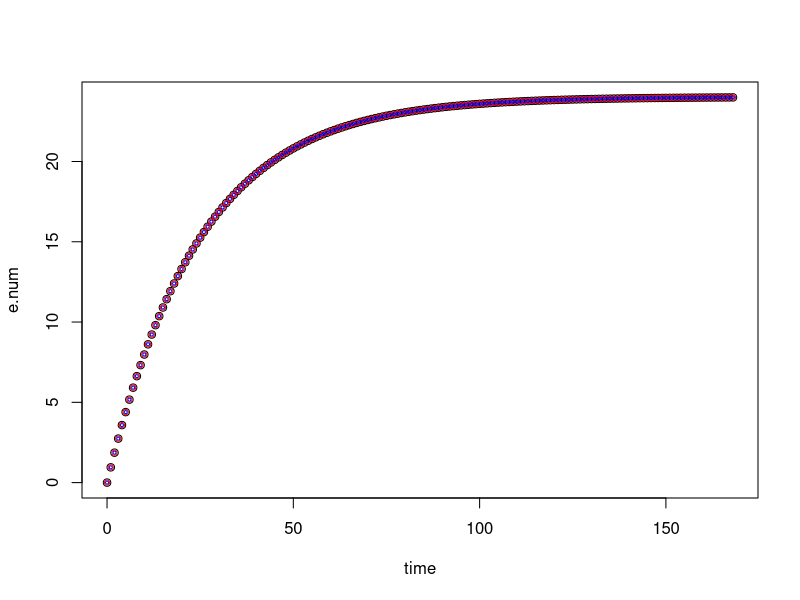
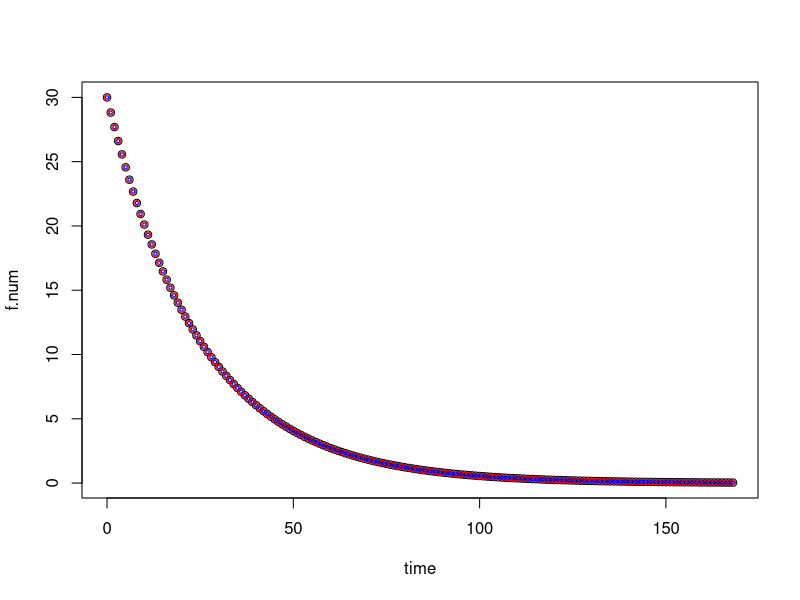
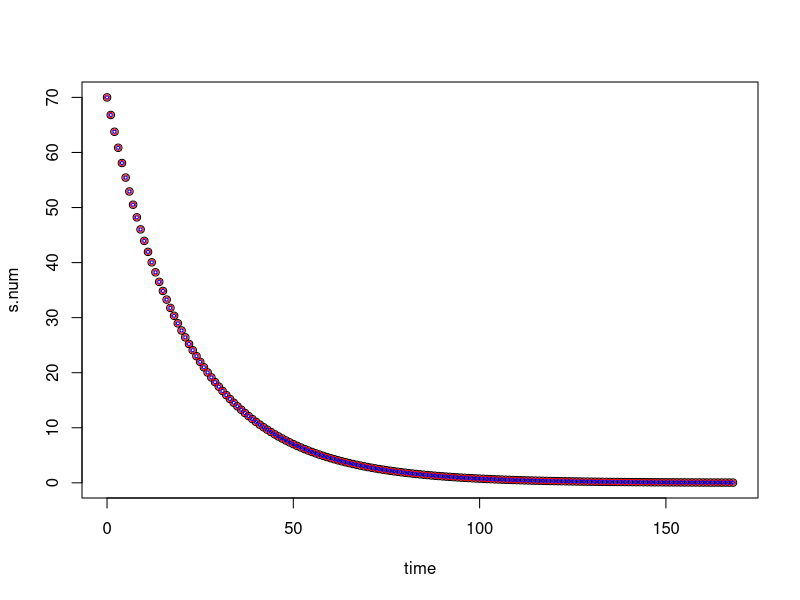
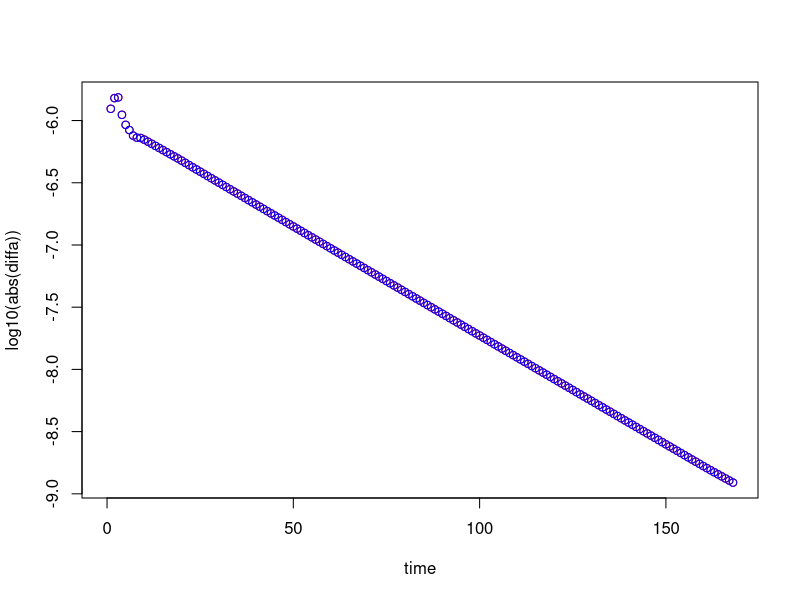

The R script that drew these images, in order:
## ---- chunk 1
library(data.table)
library(ggplot2)
library(deSolve)
## ---- chunk 2
ALFAMa <- function(t, app, f0, r1, r2, r3, r5) {

  rf <- r1 + r2
  rs <- r3 + r5
  rd <- rf - rs

  fi <- f0 * app
  si <- (1 - f0) * app

  f <- fi * exp(-rf * t)
  s <- exp(-rs * t) * (si - (exp(-rd * t) - 1) / rd * r2 * fi)

  ef <- (1 - exp(-rf * t)) * r1 / rf * fi
  es <- (fi + si - f - s - ef) / rs * r3
  e <- ef + es

  return(data.table(time = t, app = app, f0 = f0, r1 = r1, r2 = r2, 
                    r3 = r3, r5 = r5, f = f, s = s, e = e))
}
## ---- chunk 3
ALFAMb <- function(t, app, f0, r1, r2, r3, r5) {

  rf <- r1 + r2
  rs <- r3 + r5
  rd <- rf - rs
  fi <- f0 * app
  si <- (1 - f0) * app

  f <- fi * exp(-rf * t)
  s <- (si - (exp(-rd * t) - 1) * r2 * fi / rd) * exp(-rs * t)

  ef <- fi * (r1 / rf) * (1 - exp(-rf * t))
  es <- (si + fi * r2 / rd) * (r3 / rs) * (1 - exp(-rs * t)) - 
        (fi * r2 / rd) * (r3 / rf) * (1 - exp(-rf * t))

  e <- ef + es

  return(data.table(time = t, app = app, f0 = f0, r1 = r1, r2 = r2, 
                    r3 = r3, r5 = r5, f = f, s = s, e = e))
}
## ---- chunk 4
dat <- data.table(time = 0:168)
## ---- chunk 5
r1 <- 0.03
r2 <- 0.01
r3 <- 0.001
r5 <- 0.05
f0 <- 0.3
## ---- chunk 6
predcfa <- ALFAMa(t = dat[, time], app = 100, f0, r1, r2, r3, r5)
## ---- chunk 7
predcfb <- ALFAMb(t = dat[, time], app = 100, f0, r1, r2, r3, r5)
## ---- chunk 8
pars <- c(r1 = r1, r2 = r2, r3 = r3, r5 = r5, f0 = f0)
app <- 100
y <- c(f = pars['f0'] * app, s = (1 - pars['f0']) * app, e = 0)
names(y) <- c('f', 's', 'e')

rates <- function(t, x, parms) {
  r1 <- parms['r1']
  r2 <- parms['r2']
  r3 <- parms['r3']
  r5 <- parms['r5']

  f <- x[1]
  s <- x[2]

  dfdt <- as.numeric(-r1 * f - r2 * f)
  dsdt <- as.numeric(r2 * f - r3 * s - r5 * s)
  dedt <- as.numeric(r1 * f + r3 * s)

  return(list(c(dfdt, dsdt, dedt)))

}

prednum <- data.table(lsoda(y = y, times = dat[, time], func = rates, parms = pars))
## ---- chunk 9
pred <- merge(predcfa, prednum, by = 'time', suffixes = c('', '.num'))
pred <- merge(pred, predcfb, by = 'time', suffixes = c('.cfa', '.cfb'))
## ---- chunk 10
pred[, diffa := e.cfa - e.num]
pred[, diffb := e.cfb - e.num]
## ---- chunk 11
plot(e.num ~ time, data = pred)
points(e.cfa ~ time, data = pred, col = 'red', cex = 0.7)
points(e.cfb ~ time, data = pred, col = 'blue', cex = 0.4)
## ---- chunk 12
plot(f.num ~ time, data = pred)
points(f.cfa ~ time, data = pred, col = 'red', cex = 0.7)
points(f.cfb ~ time, data = pred, col = 'blue', cex = 0.4)
## ---- chunk 13
plot(s.num ~ time, data = pred)
points(s.cfa ~ time, data = pred, col = 'red', cex = 0.7)
points(s.cfb ~ time, data = pred, col = 'blue', cex = 0.4)
## ---- chunk 14
plot(log10(abs(diffa)) ~ time, data = pred, col = 'red')
points(log10(abs(diffb)) ~ time, data = pred, col = 'blue')
## ---- chunk 15
 ALFAMa(t = 168, app = 100, f0 = 0.5, r1 = 0.1, r2 = 0.1, r3 = 0.01, r5 = 0.01)
 ALFAMa(t = 168, app = 100, f0 = 0.5, r1 = 1E7, r2 = 0.1, r3 = 0.01, r5 = 0.01)
 ALFAMa(t = 168, app = 100, f0 = 0.5, r1 = 0.1, r2 = 1E7, r3 = 0.01, r5 = 0.01)
 ALFAMa(t = 168, app = 100, f0 = 0.5, r1 = 0.1, r2 = 0.1, r3 = 1E7, r5 = 0.01)
 ALFAMa(t = 168, app = 100, f0 = 0.5, r1 = 0.1, r2 = 0.1, r3 = 0.01, r5 = 1E7)
## ---- chunk 16
 ALFAMb(t = 168, app = 100, f0 = 0.5, r1 = 0.1, r2 = 0.1, r3 = 0.01, r5 = 0.01)
 ALFAMb(t = 168, app = 100, f0 = 0.5, r1 = 1E7, r2 = 0.1, r3 = 0.01, r5 = 0.01)
 ALFAMb(t = 168, app = 100, f0 = 0.5, r1 = 0.1, r2 = 1E7, r3 = 0.01, r5 = 0.01)
 ALFAMb(t = 168, app = 100, f0 = 0.5, r1 = 0.1, r2 = 0.1, r3 = 1E7, r5 = 0.01)
 ALFAMb(t = 168, app = 100, f0 = 0.5, r1 = 0.1, r2 = 0.1, r3 = 0.01, r5 = 1E7)
## ---- chunk 17
ALFAMa2 <- function(t, app, f0, r1, r2, r3, r5) {

  rf <- r1 + r2
  rs <- r3 + r5
  rd <- rf - rs

  fi <- f0 * app
  si <- (1 - f0) * app

  erdt <- exp(-rd * t)
  if (erdt > .Machine$double.xmax) erdt <- .Machine$double.xmax / 10

  f <- fi * exp(-rf * t)
  s <- exp(-rs * t) * (si - (erdt - 1) / rd * r2 * fi)

  ef <- (1 - exp(-rf * t)) * r1 / rf * fi
  es <- (fi + si - f - s - ef) / rs * r3
  e <- ef + es

  return(data.table(time = t, app = app, f0 = f0, r1 = r1, r2 = r2, 
                    r3 = r3, r5 = r5, f = f, s = s, e = e))
}
## ---- chunk 18
 ALFAMa2(t = 168, app = 100, f0 = 0.5, r1 = 0.1, r2 = 0.1, r3 = 0.01, r5 = 0.01)
 ALFAMa2(t = 168, app = 100, f0 = 0.5, r1 = 1E7, r2 = 0.1, r3 = 0.01, r5 = 0.01)
 ALFAMa2(t = 168, app = 100, f0 = 0.5, r1 = 0.1, r2 = 1E7, r3 = 0.01, r5 = 0.01)
 ALFAMa2(t = 168, app = 100, f0 = 0.5, r1 = 0.1, r2 = 0.1, r3 = 1E7, r5 = 0.01)
 ALFAMa2(t = 168, app = 100, f0 = 0.5, r1 = 0.1, r2 = 0.1, r3 = 0.01, r5 = 1E7)
